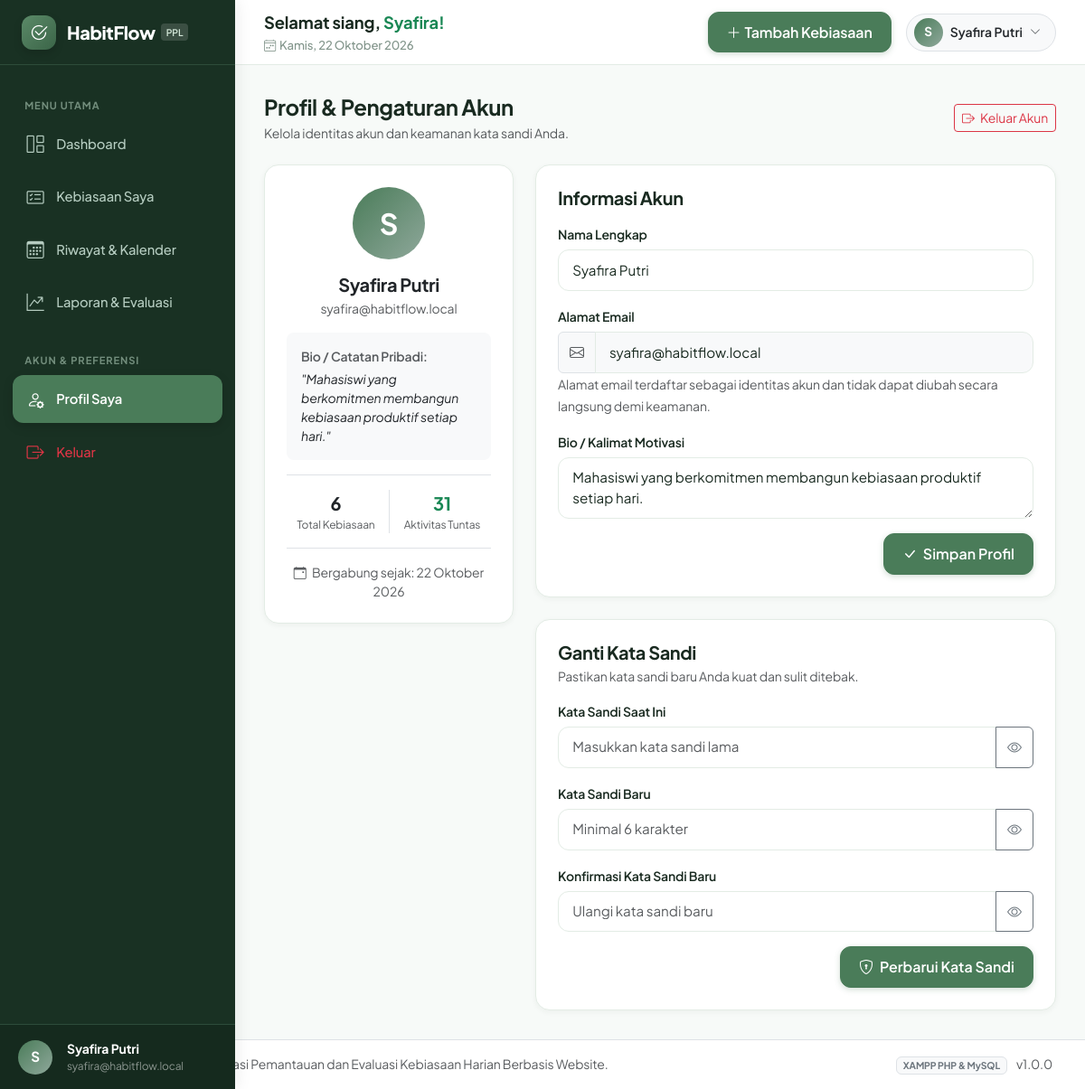
The app's page /profile/index.php (signed in) with its own data.
### tables this page shows
CREATE TABLE `users` (
    `id` INT UNSIGNED AUTO_INCREMENT PRIMARY KEY,
    `name` VARCHAR(100) NOT NULL,
    `email` VARCHAR(150) NOT NULL UNIQUE,
    `password` VARCHAR(255) NOT NULL,
    `bio` VARCHAR(255) DEFAULT 'Membangun kebiasaan baik setiap hari.',
    `created_at` DATETIME DEFAULT CURRENT_TIMESTAMP,
    `updated_at` DATETIME DEFAULT CURRENT_TIMESTAMP ON UPDATE CURRENT_TIMESTAMP,
    INDEX `idx_users_email` (`email`)
);

### config/database.php (called while the page is built, shortened)
<?php
function get_db_connection() {
    static $pdo = null;
    if ($pdo === null) {
        $dsn = "mysql:host=" . DB_HOST . ";dbname=" . DB_NAME . ";charset=" . DB_CHARSET;
        $options = [
            PDO::ATTR_ERRMODE            => PDO::ERRMODE_EXCEPTION,
            PDO::ATTR_DEFAULT_FETCH_MODE => PDO::FETCH_ASSOC,
            PDO::ATTR_EMULATE_PREPARES   => false,
        ];
        try {
            $pdo = new PDO($dsn, DB_USER, DB_PASS, $options);
        } catch (PDOException $e) {
            error_log("Database connection error: " . $e->getMessage());
            die("
                <div style='font-family:sans-serif; max-width:600px; margin:50px auto; padding:24px; border:1px solid #e2e8f0; border-radius:12px; background:#fff7ed; color:#9a3412;'>
                    <h2 style='margin-top:0;'>Gagal Terhubung ke Database</h2>
                    <p>HabitFlow tidak dapat terhubung ke database MySQL. Pastikan layanan MySQL di XAMPP sudah berjalan dan database <strong>" . htmlspecialchars(DB_NAME) . "</strong> sudah diimpor.</p>
                    <p style='font-size:0.875rem; color:#78350f;'>Silakan periksa konfigurasi pada file <code>config/database.php</code>.</p>
                </div>
            ");
        }
    }
    return $pdo;
}

### includes/auth.php (called while the page is built, shortened)
<?php
function is_logged_in() {
    return !empty($_SESSION['user_id']) && is_numeric($_SESSION['user_id']);
}
function current_user($pdo) {
    static $user = null;
    if ($user !== null) {
        return $user;
    }
    $stmt = $pdo->prepare("SELECT id, name, email, bio, created_at FROM users WHERE id = ?");
    $stmt->execute([$_SESSION['user_id']]);
    $user = $stmt->fetch();
    return $user;
}

### includes/functions.php (called while the page is built, shortened)
<?php
function e($value) {
    return htmlspecialchars((string)($value ?? ''), ENT_QUOTES, 'UTF-8');
}
function format_date_indo($dateStr, $withDay = true) {
    $timestamp = strtotime($dateStr);
    $days = ['Minggu', 'Senin', 'Selasa', 'Rabu', 'Kamis', 'Jumat', 'Sabtu'];
    $months = [
        1 => 'Januari', 2 => 'Februari', 3 => 'Maret', 4 => 'April',
        5 => 'Mei', 6 => 'Juni', 7 => 'Juli', 8 => 'Agustus',
        9 => 'September', 10 => 'Oktober', 11 => 'November', 12 => 'Desember'
    ];
    $dayName = $days[(int)date('w', $timestamp)];
    $day = date('j', $timestamp);
    $month = $months[(int)date('n', $timestamp)];
    $year = date('Y', $timestamp);
    if ($withDay) {
        return "{$dayName}, {$day} {$month} {$year}";
    }
    return "{$day} {$month} {$year}";
}
function get_greeting() {
    $hour = (int)date('G');
    if ($hour >= 4 && $hour < 11) {
        return 'Selamat pagi';
    } elseif ($hour >= 11 && $hour < 15) {
        return 'Selamat siang';
    } elseif ($hour >= 15 && $hour < 18) {
        return 'Selamat sore';
    } else {
        return 'Selamat malam';
    }
}

### profile/index.php (the view, shortened to what this page needs)
<?php
$pdo = get_db_connection();
$user = current_user($pdo);
$userId = (int)$user['id'];
$errors = [];
$user = current_user($pdo);
$stmtHabitsCount = $pdo->prepare("SELECT COUNT(*) FROM habits WHERE user_id = ?");
$stmtHabitsCount->execute([$userId]);
$totalHabits = (int)$stmtHabitsCount->fetchColumn();
$stmtLogsCount = $pdo->prepare("
    SELECT COUNT(hl.id)
    FROM habit_logs hl
    JOIN habits h ON hl.habit_id = h.id
    WHERE h.user_id = ? AND hl.is_completed = 1
");
$stmtLogsCount->execute([$userId]);
$totalCompletions = (int)$stmtLogsCount->fetchColumn();
$activeMenu = 'profile';
require_once __DIR__ . '/../includes/header.php';
require_once __DIR__ . '/../includes/sidebar.php';
?>
<main class="app-main">
    <?php require_once __DIR__ . '/../includes/topbar.php'; ?>
    <div class="app-content">
        <div class="d-flex flex-column flex-md-row justify-content-between align-items-md-center mb-4 gap-2">
            <div>
                <h4 class="fw-bold mb-1">Profil & Pengaturan Akun</h4>
                <p class="text-muted small mb-0">Kelola identitas akun dan keamanan kata sandi Anda.</p>
            </div>
            <div>
                <a href="<?= BASE_URL ?>/auth/logout.php" class="btn btn-outline-danger btn-sm" onclick="return confirm('Apakah Anda yakin ingin keluar?');">
                    <i class="bi bi-box-arrow-right me-1"></i> Keluar Akun
                </a>
            </div>
        </div>
        <div class="row g-4">
            <div class="col-lg-4">
                <div class="card-habit p-4 text-center">
                    <div class="user-avatar-circle mx-auto mb-3" style="width: 80px; height: 80px; font-size: 2rem;">
                        <?= strtoupper(substr($user['name'], 0, 1)) ?>
                    </div>
                    <h5 class="fw-bold mb-1 text-dark"><?= e($user['name']) ?></h5>
                    <p class="text-muted small mb-3"><?= e($user['email']) ?></p>
                    <div class="p-3 bg-light rounded-3 text-start mb-3">
                        <small class="text-muted fw-semibold d-block mb-1">Bio / Catatan Pribadi:</small>
                        <p class="mb-0 text-dark small fst-italic">"<?= e($user['bio'] ?? 'Belum ada bio.') ?>"</p>
                    </div>
                    <div class="border-top pt-3">
                        <div class="row text-center g-2">
                            <div class="col-6">
                                <div class="fw-bold text-dark fs-5"><?= $totalHabits ?></div>
                                <div class="text-muted" style="font-size: 0.75rem;">Total Kebiasaan</div>
                            </div>
                            <div class="col-6 border-start">
                                <div class="fw-bold text-success fs-5"><?= $totalCompletions ?></div>
                                <div class="text-muted" style="font-size: 0.75rem;">Aktivitas Tuntas</div>
                            </div>
                        </div>
                    </div>
                    <div class="mt-3 pt-3 border-top text-muted small">
                        <i class="bi bi-calendar-event me-1"></i>
                        Bergabung sejak: <?= format_date_indo($user['created_at'], false) ?>
                    </div>
                </div>
            </div>
            <div class="col-lg-8">
                <div class="card-habit p-4 mb-4">
                    <h5 class="fw-bold mb-3">Informasi Akun</h5>
                    <form action="<?= BASE_URL ?>/profile/index.php" method="POST" novalidate>
                        <div class="mb-3">
                            <label for="name" class="form-label">Nama Lengkap</label>
                            <input type="text" class="form-control <?= !empty($errors['name']) ? 'is-invalid' : '' ?>" id="name" name="name" value="<?= e($user['name']) ?>" required>
                        </div>
                        <div class="mb-3">
                            <label for="email" class="form-label">Alamat Email</label>
                            <div class="input-group">
                                <span class="input-group-text bg-light text-muted"><i class="bi bi-envelope"></i></span>
                                <input type="email" class="form-control bg-light" id="email" value="<?= e($user['email']) ?>" readonly>
                            </div>
                            <small class="text-muted">Alamat email terdaftar sebagai identitas akun dan tidak dapat diubah secara langsung demi keamanan.</small>
                        </div>
                        <div class="mb-3">
                            <label for="bio" class="form-label">Bio / Kalimat Motivasi</label>
                            <textarea class="form-control" id="bio" name="bio" rows="2" placeholder="Tuliskan tujuan produktivitas Anda..."><?= e($user['bio'] ?? '') ?></textarea>
                        </div>
                        <div class="text-end">
                            <button type="submit" class="btn btn-primary-habit">
                                <i class="bi bi-check-lg me-1"></i> Simpan Profil
                            </button>
                        </div>
                    </form>
                </div>
                <div class="card-habit p-4">
                    <h5 class="fw-bold mb-1">Ganti Kata Sandi</h5>
                    <p class="text-muted small mb-3">Pastikan kata sandi baru Anda kuat dan sulit ditebak.</p>
                    <form action="<?= BASE_URL ?>/profile/index.php" method="POST" novalidate>
                        <div class="mb-3">
                            <label for="old_password" class="form-label">Kata Sandi Saat Ini</label>
                            <div class="input-group">
                                <input type="password" class="form-control <?= !empty($errors['old_password']) ? 'is-invalid' : '' ?>" id="old_password" name="old_password" placeholder="Masukkan kata sandi lama" required>
                                <button class="btn btn-outline-secondary btn-toggle-password" type="button" data-target="old_password" tabindex="-1">
                                    <i class="bi bi-eye"></i>
                                </button>
                            </div>
                        </div>
                        <div class="mb-3">
                            <label for="new_password" class="form-label">Kata Sandi Baru</label>
                            <div class="input-group">
                                <input type="password" class="form-control <?= !empty($errors['new_password']) ? 'is-invalid' : '' ?>" id="new_password" name="new_password" placeholder="Minimal 6 karakter" required>
                                <button class="btn btn-outline-secondary btn-toggle-password" type="button" data-target="new_password" tabindex="-1">
                                    <i class="bi bi-eye"></i>
                                </button>
                            </div>
                        </div>
                        <div class="mb-3">
                            <label for="confirm_password" class="form-label">Konfirmasi Kata Sandi Baru</label>
                            <div class="input-group">
                                <input type="password" class="form-control <?= !empty($errors['confirm_password']) ? 'is-invalid' : '' ?>" id="confirm_password" name="confirm_password" placeholder="Ulangi kata sandi baru" required>
                                <button class="btn btn-outline-secondary btn-toggle-password" type="button" data-target="confirm_password" tabindex="-1">
                                    <i class="bi bi-eye"></i>
                                </button>
                            </div>
                        </div>
                        <div class="text-end">
                            <button type="submit" class="btn btn-primary-habit">
                                <i class="bi bi-shield-lock me-1"></i> Perbarui Kata Sandi
                            </button>
                        </div>
                    </form>
                </div>
            </div>
        </div>
    </div>
<?php require_once __DIR__ . '/../includes/footer.php'; ?>

### includes/sidebar.php (shortened to what this page needs)
<?php
$activeMenu = $activeMenu ?? 'dashboard';
?>
<aside class="app-sidebar" id="appSidebar">
    <div class="sidebar-brand">
        <a href="<?= BASE_URL ?>/dashboard.php" class="d-flex align-items-center text-decoration-none">
            <div class="brand-icon">
                <i class="bi bi-check2-circle"></i>
            </div>
            <div class="d-flex align-items-center">
                <span class="brand-text"><?= APP_NAME ?></span>
                <span class="brand-badge">PPL</span>
            </div>
        </a>
    </div>
    <div class="sidebar-nav">
        <div class="nav-section-title">Menu Utama</div>
        <ul class="nav flex-column mb-3">
            <li class="nav-item">
                <a class="nav-link <?= $activeMenu === 'dashboard' ? 'active' : '' ?>" href="<?= BASE_URL ?>/dashboard.php">
                    <i class="bi bi-grid-1x2"></i>
                    <span>Dashboard</span>
                </a>
            </li>
            <li class="nav-item">
                <a class="nav-link <?= $activeMenu === 'habits' ? 'active' : '' ?>" href="<?= BASE_URL ?>/habits/index.php">
                    <i class="bi bi-card-checklist"></i>
                    <span>Kebiasaan Saya</span>
                </a>
            </li>
            <li class="nav-item">
                <a class="nav-link <?= $activeMenu === 'history' ? 'active' : '' ?>" href="<?= BASE_URL ?>/history/index.php">
                    <i class="bi bi-calendar3"></i>
                    <span>Riwayat & Kalender</span>
                </a>
            </li>
            <li class="nav-item">
                <a class="nav-link <?= $activeMenu === 'reports' ? 'active' : '' ?>" href="<?= BASE_URL ?>/reports/index.php">
                    <i class="bi bi-graph-up-arrow"></i>
                    <span>Laporan & Evaluasi</span>
                </a>
            </li>
        </ul>
        <div class="nav-section-title">Akun & Preferensi</div>
        <ul class="nav flex-column">
            <li class="nav-item">
                <a class="nav-link <?= $activeMenu === 'profile' ? 'active' : '' ?>" href="<?= BASE_URL ?>/profile/index.php">
                    <i class="bi bi-person-gear"></i>
                    <span>Profil Saya</span>
                </a>
            </li>
            <li class="nav-item">
                <a class="nav-link text-danger" href="<?= BASE_URL ?>/auth/logout.php" onclick="return confirm('Apakah Anda yakin ingin keluar dari akun?');">
                    <i class="bi bi-box-arrow-right text-danger"></i>
                    <span>Keluar</span>
                </a>
            </li>
        </ul>
    </div>
    <?php if ($user): ?>
    <div class="sidebar-footer">
        <div class="user-quick-profile">
            <div class="user-avatar-circle me-3">
                <?= strtoupper(substr($user['name'], 0, 1)) ?>
            </div>
            <div class="overflow-hidden">
                <div class="fw-bold text-white text-truncate" style="font-size: 0.875rem;"><?= e($user['name']) ?></div>
                <div class="text-white-50 text-truncate" style="font-size: 0.75rem;"><?= e($user['email']) ?></div>
            </div>
        </div>
    </div>
    <?php endif; ?>
</aside>

### includes/topbar.php (shortened to what this page needs)
<?php
$greeting = get_greeting();
$todayIndo = format_date_indo(date('Y-m-d'));
?>
<header class="app-topbar">
    <div class="d-flex align-items-center">
        <div>
            <div class="greeting-text">
                <?= $greeting ?>, <span class="text-success"><?= e(explode(' ', $user['name'] ?? 'Pengguna')[0]) ?>!</span>
            </div>
            <div class="date-text">
                <i class="bi bi-calendar4-week me-1"></i><?= $todayIndo ?>
            </div>
        </div>
    </div>
    <div class="d-flex align-items-center gap-3">
        <a href="<?= BASE_URL ?>/habits/create.php" class="btn btn-primary-habit d-none d-sm-inline-flex align-items-center">
            <i class="bi bi-plus-lg me-1"></i>
            <span>Tambah Kebiasaan</span>
        </a>
        <div class="dropdown">
            <button class="btn btn-light d-flex align-items-center border rounded-pill py-1 ps-2 pe-3" type="button" data-bs-toggle="dropdown" aria-expanded="false">
                <div class="user-avatar-circle me-2" style="width: 32px; height: 32px; font-size: 0.85rem;">
                    <?= strtoupper(substr($user['name'] ?? 'U', 0, 1)) ?>
                </div>
                <span class="d-none d-md-inline fw-semibold text-dark me-2" style="font-size: 0.875rem;">
                    <?= e($user['name'] ?? 'Akun') ?>
                </span>
                <i class="bi bi-chevron-down text-muted" style="font-size: 0.75rem;"></i>
            </button>
        </div>
    </div>
</header>

### records on screen
users: name "S", name "Syafira Putri", email "syafira@habitflow.local", name "Syafira", bio "Mahasiswi yang berkomitmen membangun kebiasaan produktif setiap hari.", created_at "22 Oktober 2026"

### other values on screen
APP_NAME "HabitFlow"
$greeting "Selamat siang"
$todayIndo "Kamis, 22 Oktober 2026"
$totalHabits "6"
$totalCompletions "31"
APP_TITLE "Sistem Informasi Pemantauan dan Evaluasi Kebiasaan Harian Berbasis Website"
APP_VERSION "1.0.0"
